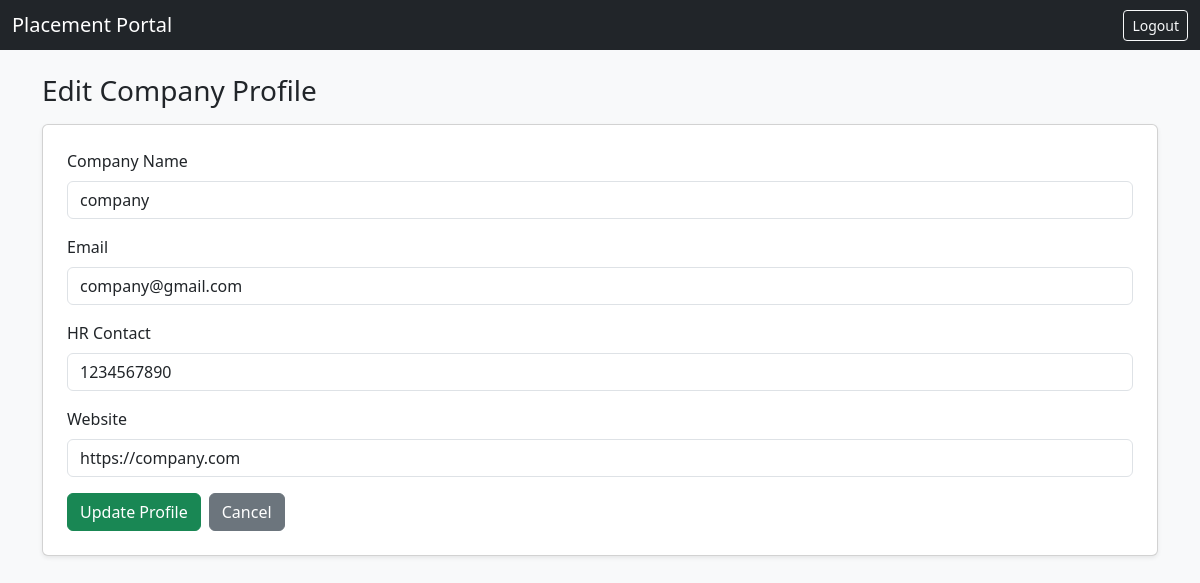
The page /company/profile/edit (signed in) on the database its author committed.
### dp.py (models this page shows)
class Company(db.Model):
    __tablename__ = "companies"
    id = db.Column(db.Integer, primary_key=True)
    user_id = db.Column(
        db.Integer, db.ForeignKey("users.id"), nullable=False
    )
    company_name = db.Column(db.String(150), nullable=False)
    hr_contact = db.Column(db.String(100))
    website = db.Column(db.String(150))
    status = db.Column(db.String(20), default="Pending")
    blacklisted = db.Column(db.Boolean, default=False)

class User(UserMixin, db.Model):
    __tablename__ = "users"
    id = db.Column(db.Integer, primary_key=True)
    email = db.Column(db.String(120), unique=True, nullable=False)
    password = db.Column(db.String(200), nullable=False)
    role = db.Column(db.String(20), nullable=False)
    student_profile = db.relationship(
        "Student", backref="user"
    )
    company_profile = db.relationship(
        "Company", backref="user"
    )

### app.py (the view, shortened to what this page needs)
@app.route("/company/profile/edit", methods=["GET", "POST"])
@login_required
def edit_company_profile():
    if current_user.role != "company":
        abort(403)
    company = Company.query.filter_by(user_id=current_user.id).first()
    if not company:
        abort(404)
    return render_template("company_profile_edit.html", company=company)

### app.py (called while the page is built)
@login_manager.user_loader
def load_user(user_id):
    return User.query.get(int(user_id))

### templates/company_profile_edit.html (shortened to what this page needs)
{% extends "index.html" %}
{% block content %}
<h3 class="mb-3">Edit Company Profile</h3>
<form method="POST" class="card p-4 shadow-sm">
    <div class="mb-3">
        <label class="form-label">Company Name</label>
        <input type="text" name="company_name" value="{{ company.company_name }}" class="form-control" required>
    </div>
    <div class="mb-3">
        <label class="form-label">Email</label>
        <input type="email" name="email" value="{{ company.user.email }}" class="form-control" required>
    </div>
    <div class="mb-3">
        <label class="form-label">HR Contact</label>
        <input type="text" name="hr_contact" value="{{ company.hr_contact }}" class="form-control">
    </div>
    <div class="mb-3">
        <label class="form-label">Website</label>
        <input type="url" name="website" value="{{ company.website }}" class="form-control">
    </div>
    <div class="d-flex gap-2">
        <button class="btn btn-success" type="submit">Update Profile</button>
        <a href="/dashboard" class="btn btn-secondary">Cancel</a>
    </div>
</form>
{% endblock %}

### rows shown on the page
Company: company_name "company", hr_contact "1234567890", website "https://company.com"
User: email "company@gmail.com"
